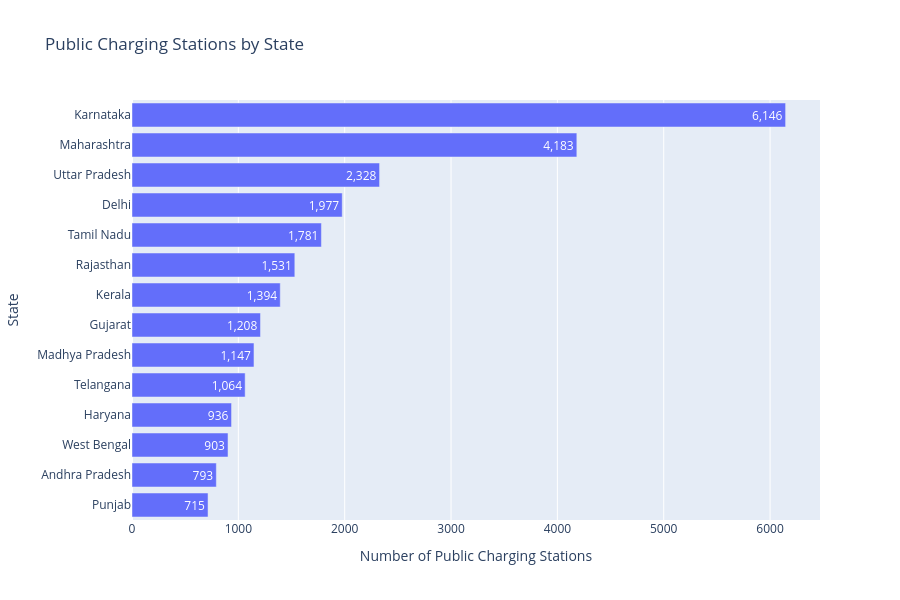

The cell this chart's notebook holds for it:
### Markdown cell above
## 5. Charging Station Supply by State

After analyzing EV demand and EV adoption, the next step is to compare the current public charging station supply across states. Charging station count is used as a basic infrastructure indicator.

States with higher charging station counts have stronger existing charging infrastructure. However, this does not always mean they are the best investment markets. A state with fewer chargers but high EV demand may show a larger charging gap and stronger expansion opportunity.

### Code cell
charging_supply = master_df.sort_values(
    "Charging_Station_Count",
    ascending=False
)

fig = px.bar(
    charging_supply,
    x="Charging_Station_Count",
    y="State",
    orientation="h",
    title="Public Charging Stations by State",
    labels={
        "Charging_Station_Count": "Number of Public Charging Stations",
        "State": "State"
    },
    text="Charging_Station_Count"
)

fig.update_traces(
    texttemplate="%{text:,.0f}",
    textposition="inside"
)

fig.update_layout(
    yaxis={"categoryorder": "total ascending"},
    height=600
)

fig.show()

### Figure 1 — Plotly figure (JSON) as saved in the notebook; plotly's stock layout.template omitted (floating-point values rounded to 4 significant figures)
{"data": [{"hovertemplate": "Number of Public Charging Stations=%{text}<br>State=%{y}<extra></extra>", "legendgroup": "", "marker": {"color": "#636efa", "pattern": {"shape": ""}}, "name": "", "orientation": "h", "showlegend": false, "text": [6146.0, 4183.0, 2328.0, 1977.0, 1781.0, 1531.0, 1394.0, 1208.0, 1147.0, 1064.0, 936.0, 903.0, 793.0, 715.0], "textposition": "inside", "texttemplate": "%{text:,.0f}", "type": "bar", "x": [6146, 4183, 2328, 1977, 1781, 1531, 1394, 1208, 1147, 1064, 936, 903, 793, 715], "xaxis": "x", "y": ["Karnataka", "Maharashtra", "Uttar Pradesh", "Delhi", "Tamil Nadu", "Rajasthan", "Kerala", "Gujarat", "Madhya Pradesh", "Telangana", "Haryana", "West Bengal", "Andhra Pradesh", "Punjab"], "yaxis": "y"}], "layout": {"barmode": "relative", "height": 600, "legend": {"tracegroupgap": 0}, "title": {"text": "Public Charging Stations by State"}, "xaxis": {"anchor": "y", "domain": [0, 1], "title": {"text": "Number of Public Charging Stations"}}, "yaxis": {"anchor": "x", "categoryorder": "total ascending", "domain": [0, 1], "title": {"text": "State"}}}}
